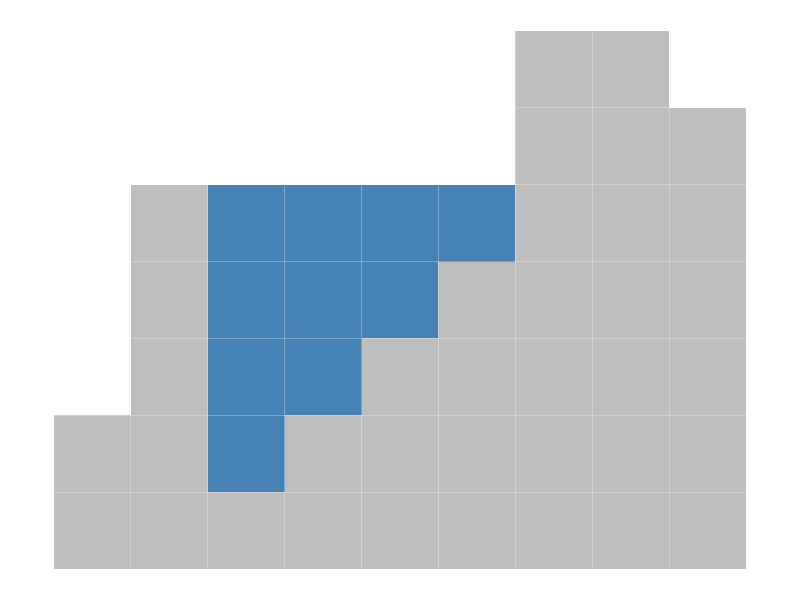
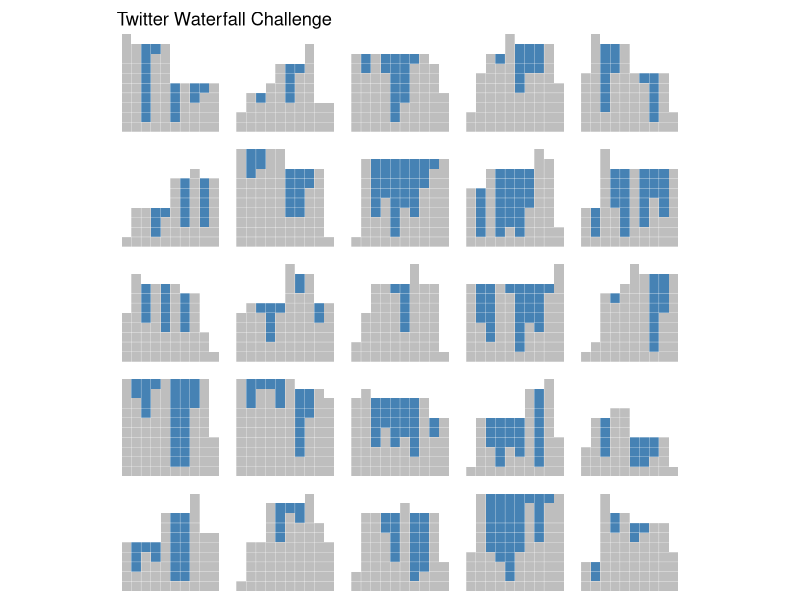

Write R code to recreate these figures, in order.
# Library setup -------------------------------------------------
library(tidyverse)
library(forcats)
library(microbenchmark)

# Twitter Waterfall Problem -------------------------------------
# https://eric.netlify.com/2017/08/24/using-purrr-to-refactor-imperative-code/
# Given a set of walls, where would water accumulate?

# Imperative Solution --------------------------------------------
# Walls represented by a simple numerical vector wall. Then iterate over
# these walls.
# 1. Find height of the current index
# 2. Find max heigh of walls to the left
# 3. Find max heigh of walls to the right
# 4. Find smallest max heigh between left & right
# 5. If smallest - current index > 0, amount of blocks water will fill
# 6. If smallest - current < 0, then water run off

wall <- c(2, 5, 1, 2, 3, 4, 7, 7, 6)

get_water_original <- function(wall) {
  len <- length(wall)
  # pre-allocate memory to make the loop more efficient
  water <- rep(0, len)
  for (i in seq_along(wall)) {
    currentHeight <- wall[i]
    maxLeftHeight <- if (i > 1) {
      max(wall[1:(i - 1)])
    } else {
      0
    }
    maxRightHeight <- if (i == len) {
      0
    } else {
      max(wall[(i + 1):len])
    }
    smallestMaxHeight <- min(maxLeftHeight, maxRightHeight)
    water[i] <- if (smallestMaxHeight - currentHeight > 0) {
      smallestMaxHeight - currentHeight
    } else {
      0
    }
  }
  water
}

get_water_original(wall)

# Functional Solution --------------------------------------------

# 1. For a given i, find current height, max height left & right
# 2. For a give set of heights, find min of max heights left & right,
# and find the difference between max heights and current height.
# 3. Machinery for iterating over the wall vector and populating
# the water vector

# Create function get_heights -------
get_heights <- function(wall, i) {
  left  <- wall[seq_len(i - 1)]
  right <- wall[seq(i + 1, length(wall))]
  list(l = max(left, 0, na.rm = TRUE),
       m = wall[i],
       r = max(right, 0, na.rm = TRUE))
}

get_heights(wall, 2)
# l is max height to the left
# m is the height of the index
# r is max height to the right

get_heights(wall, 2)

# Create function get_depth -------
get_depth <- function(h) {
  max(min(h$l, h$r) - h$m, 0) # doesn't match, keeps value 1 right corner
}

get_depth2 <- function(h) {
  max(min(h$r, h$l) - h$m, 0)
}
get_depth2(get_heights(wall, 2))

# Compose -----------------------------
# The co-domain of get_heights matches up with the domain of
# get_depth. Can compose the two functions with purrr:compose
# to create a function f which takes as input a wall and an i
# and returns the depth of water at that position

f <- compose(get_depth2, get_heights)
# Equivalent to:
# f <- function(wall, i) get_depth(get_heights(wall, i))

# Iteration ----------------------------
get_water <- function(wall) {
  map_dbl(seq_along(wall), f, wall = wall)
}

get_water(wall)

# Comparing results ----------------------------------------------
big_wall <- sample(1:1000, 1000, TRUE)
all(get_water_original(wall) == get_water(wall))
get_water_original(wall)
get_water(wall)

# Check which is faster
microbenchmark(get_water(big_wall), get_water_original(big_wall))
# The functional solution is somewhat smaller

# Plot the solution
# Create DF for wall and water 
df_solution <- function(wall) {
  df <- data_frame(
    x = seq_along(wall),
    wall,
    water = get_water(wall)
  )
  gather(df, key, y, -x)
}

df_solution(wall)

# Pass the data frame into the plot
plot_solution <- function(df) {
  ggplot(df, aes(x + 0.5, y, fill = fct_rev(key))) +
    geom_col(position = "stack", show.legend = FALSE, width = 1) +
    scale_fill_manual(values = c("steelblue", "grey")) +
    scale_x_continuous(breaks = seq_along(wall)) +
    scale_y_continuous(breaks = seq(0, max(wall), 1)) +
    theme_void() +
    theme(
      strip.text = element_blank(),
      panel.ontop = TRUE,
      panel.grid.major.x = element_line(colour = "white", size = 0.1),
      panel.grid.major.y = element_line(colour = "white", size = 0.1),
      plot.margin = unit(rep(0.1, 4), "cm")
    ) +
    coord_equal()
}

plot_solution(df_solution(wall))

# Create a large number of random walls and plot each solution
# as a separate facet
walls <- rerun(25, df_solution(sample(1:10, 10, TRUE))) %>% 
  bind_rows(.id = "draw")

plot_solution(walls) +
  facet_wrap(~draw) +
  ggtitle("Twitter Waterfall Challenge")

# Summary ----------------------------------------------------
# 1. Split for loop into two small functions
# 2. Composed these functions together
# 3. Mapped the composite function over the wall vector